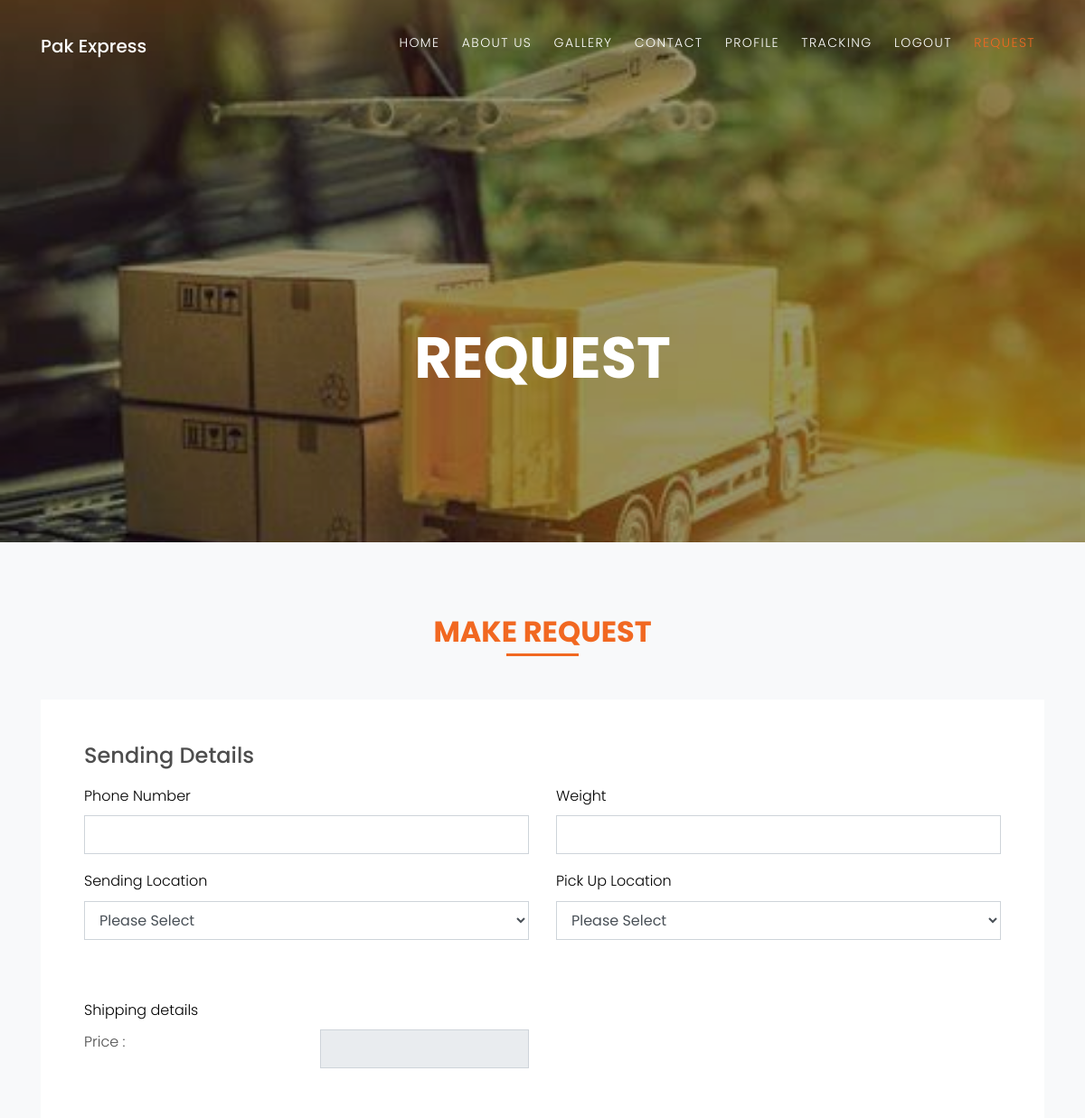
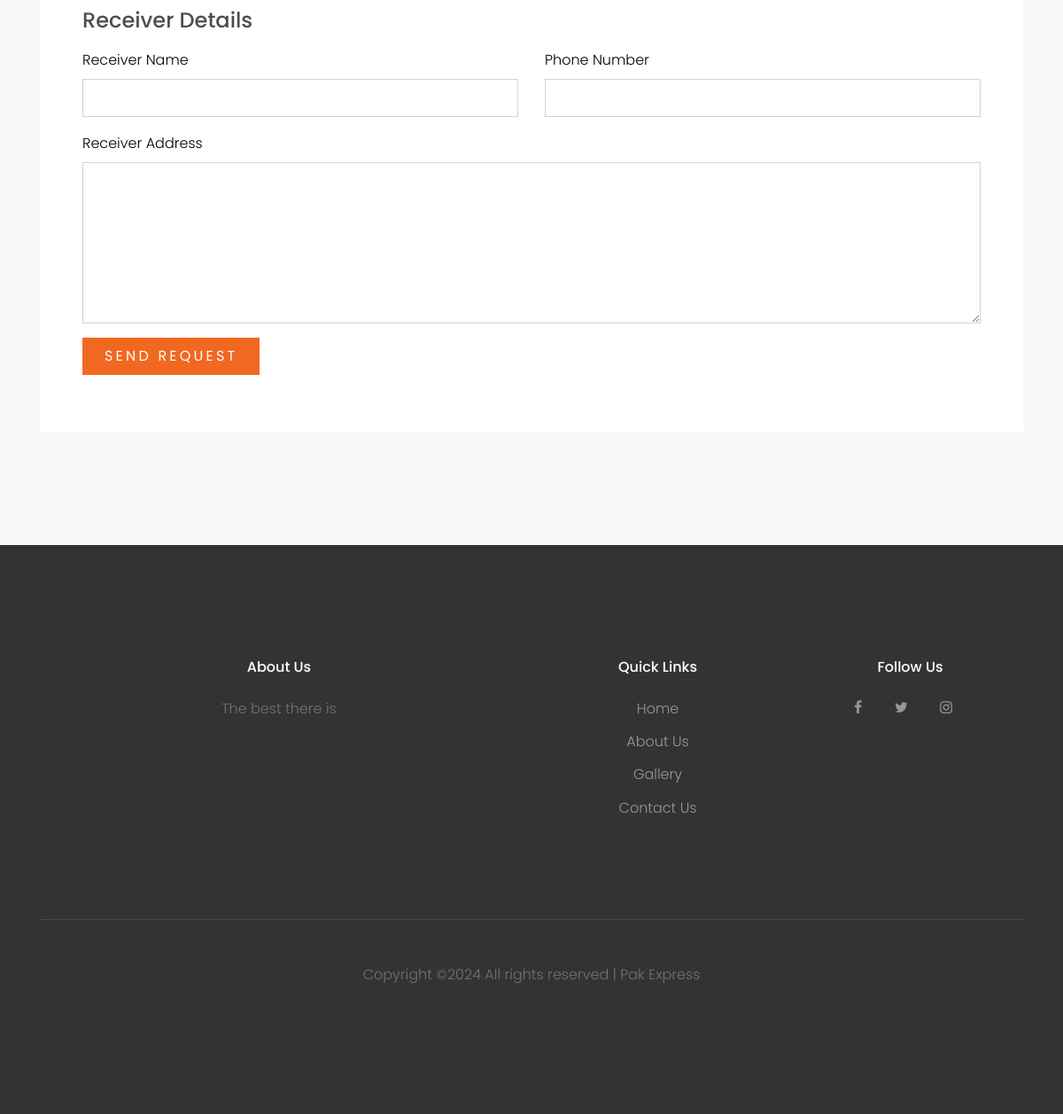
/request.php (signed in), run on the app's committed database (2 pictures, top to bottom).
### tables this page shows
CREATE TABLE `settings` (
  `header_image` varchar(255) NOT NULL,
  `header_title` varchar(255) NOT NULL,
  `header_desc` varchar(1000) NOT NULL,
  `about_title` varchar(255) NOT NULL,
  `about_desc` varchar(1000) NOT NULL,
  `company_phone` varchar(255) NOT NULL,
  `company_email` varchar(255) NOT NULL,
  `company_address` varchar(255) NOT NULL,
  `sub_image` varchar(255) NOT NULL,
  `about_image` varchar(255) NOT NULL,
  `link_facebook` varchar(255) NOT NULL,
  `link_twiiter` varchar(255) NOT NULL,
  `link_instragram` varchar(255) NOT NULL,
  `background_image` varchar(255) NOT NULL
);

### server/inc/get.php (called while the page is built, shortened)
<?php
function getAllSettings()
{
    include 'connection.php';
    $settings = "SELECT * FROM settings";
    return mysqli_query($con, $settings);
}

### request.php (the view, shortened to what this page needs)
<!DOCTYPE html>
<html lang="en">
<?php include 'pages/head.php'; ?>
<body data-spy="scroll" data-target=".site-navbar-target" data-offset="200">
    <header class="site-navbar py-3 js-site-navbar site-navbar-target" role="banner" id="site-navbar">
        <div class="container">
            <div class="row align-items-center">
                <div class="col-11 col-xl-2 site-logo">
                    <h1 class="mb-0"><a href="index.php" class="text-white h5 mb-0">Pak Express</a></h1>
                </div>
                <div class="col-12 col-md-10 d-none d-xl-block">
                    <nav class="site-navigation position-relative text-right" role="navigation">
                        <ul class="site-menu js-clone-nav mx-auto d-none d-lg-block">
                            <li><a href="index.php#section-home" class="nav-link">Home</a></li>
                            <li>
                                <a href="index.php#section-about" class="nav-link">About Us</a>
                            </li>
                            <li><a href="index.php#section-gallery" class="nav-link">Gallery</a></li>
                            <li><a href="index.php#section-contact" class="nav-link">Contact</a></li>
                            <?php if (isset($_SESSION['customer'])) : ?>
                                <li><a href="profile.php" class="nav-link">Profile</a></li>
                                <li><a href="tracking.php" class="nav-link">Tracking</a></li>
                                <li><a href="admin/logout.php" class="nav-link">Logout</a></li>
                            <?php else : ?>
                                <li><a href="admin/login.php" class="nav-link">Login</a></li>
                            <?php endif; ?>
                            <li><a href="request.php" class="nav-link active">Request</a></li>
                        </ul>
                    </nav>
                </div>
            </div>
        </div>
    </header>
    <div class="site-blocks-cover overlay" style=" height: 100px; background-image: url(<?php echo $subheader_src; ?>);" data-aos="fade" data-stellar-background-ratio="0.5" id="section-home">
        <div class="container">
            <div class="row align-items-center justify-content-center text-center">
                <div class="col-md-8" data-aos="fade-up" data-aos-delay="400">
                    <h1 class="text-white font-weight-light text-uppercase font-weight-bold" data-aos="fade-up">REQUEST
                    </h1>
                </div>
            </div>
        </div>
    </div>
    <div class="site-section bg-light" id="section-contact">
        <div class="container">
            <div class="row justify-content-center mb-5">
                <div class="col-md-7 text-center border-primary">
                    <h2 class="font-weight-light text-primary">Make Request</h2>
                </div>
            </div>
            <div class="row">
                <div class="col-md-12 mb-5">
                    <form action="#" class="p-5 bg-white" method="post">
                        <h4>Sending Details</h4>
                        <div class="row mt-3">
                            <div class="col-md-6">
                                <div class="row form-group">
                                    <div class="col-md-12 mb-3 mb-md-0">
                                        <label class="text-black" for="send_phone">Phone Number</label>
                                        <input type="text" name="sender_phone" id="sender_phone" class="form-control">
                                    </div>
                                </div>
                            </div>
                            <div class="col-md-6">
                                <div class="row form-group">
                                    <div class="col-md-12 mb-3 mb-md-0">
                                        <label class="text-black" for="weight">Weight</label>
                                        <input type="number" name="weight" id="weight" class="form-control">
                                    </div>
                                </div>
                            </div>
                        </div>
                        <div class="row">
                            <div class="col-md-6">
                                <div class="row form-group">
                                    <div class="col-md-12 mb-3 mb-md-0">
                                        <label class="text-black" for="fname">Sending Location</label>
                                        <select id="send_location" class='form-control norad tx12' name="send_location" type='text'>
                                            <option>Please Select</option>
                                        </select>
                                    </div>
                                </div>
                            </div>
                            <div class="col-md-6">
                                <div class="row form-group">
                                    <div class="col-md-12 mb-3 mb-md-0">
                                        <label class="text-black" for="fname">Pick Up Location</label>
                                        <select id="end_location" onchange="calculation(this)" class='form-control norad tx12' name="end_location" type='text'>
                                            <option>Please Select</option>
                                        </select>
                                    </div>
                                </div>
                            </div>
                            <div class="col-md-6 mt-5">
                                <div class="row form-group">
                                    <div class="col-md-12">
                                        <label class="text-black" for="email">Shipping details</label>
                                        <div class="row">
                                            <div class="col-md-6">
                                                Price :
                                            </div>
                                            <div class="col-md-6">
                                                <input type="text" disabled name="total" id="total" class="form-control">
                                            </div>
                                        </div>
                                    </div>
                                </div>
                            </div>
                        </div>
                        <h4 class="mt-5">Receiver Details</h4>
                        <div class="row mt-3">
                            <div class="col-md-6">
                                <div class="row form-group">
                                    <div class="col-md-12 mb-3 mb-md-0">
                                        <label class="text-black" for="res_name">Receiver Name</label>
                                        <input type="text" name="res_name" id="res_name" class="form-control">
                                    </div>
                                </div>
                            </div>
                            <div class="col-md-6">
                                <div class="row form-group">
                                    <div class="col-md-12 mb-3 mb-md-0">
                                        <label class="text-black" for="res_phone">Phone Number</label>
                                        <input type="text" name="res_phone" id="res_phone" class="form-control">
                                    </div>
                                </div>
                            </div>
                        </div>
                        <div class="row form-group">
                            <div class="col-md-12">
                                <label class="text-black" for="red_address">Receiver Address</label>
                                <textarea name="red_address" id="red_address" cols="30" rows="7" class="form-control"></textarea>
                            </div>
                        </div>
                        <div class="row form-group">
                            <div class="col-md-12">
                                <input type="button" onclick="addRequest(this.form)" value="Send Request" class="btn btn-primary py-2 px-4 text-white">
                            </div>
                        </div>
                    </form>
                </div>
            </div>
        </div>
    </div>
    <?php include 'pages/footer.php'; ?>
</body>
</html>

### pages/footer.php (shortened to what this page needs)
<footer class="site-footer">
    <div class="container">
        <div class="row">
            <div class="col-md-12">
                <div class="row">
                    <div class="col-md-6 mr-auto text-center">
                        <h2 class="footer-heading mb-4">About Us</h2>
                        <p><?php echo $res['about_desc']; ?></p>
                    </div>
                    <div class="col-md-3 text-center">
                        <h2 class="footer-heading mb-4">Quick Links</h2>
                        <ul class="list-unstyled">
                            <li><a href="index.php">Home</a></li>
                            <li><a href="#section-about">About Us</a></li>
                            <li><a href="#section-gallery">Gallery</a></li>
                            <li><a href="#section-contact">Contact Us</a></li>
                        </ul>
                    </div>
                    <div class="col-md-3 text-center">
                        <h2 class="footer-heading mb-4">Follow Us</h2>
                        <a href="<?php echo $res['link_facebook']; ?>" class="pl-0 pr-3"><span class="icon-facebook"></span></a>
                        <a href="<?php echo $res['link_twiiter']; ?>" class="pl-3 pr-3"><span class="icon-twitter"></span></a>
                        <a href="<?php echo $res['link_instragram']; ?>" class="pl-3 pr-3"><span class="icon-instagram"></span></a>
                    </div>
                </div>
            </div>
        </div>
        <div class="row pt-5 mt-5 text-center">
            <div class="col-md-12">
                <div class="border-top pt-5">
                    <p>
                        Copyright &copy; All rights reserved | Pak Express
                    </p>
                </div>
            </div>
        </div>
    </div>
</footer>

### css/style.css (style rules this page uses)
body { line-height: 1.7; color: #4d4d4d; font-weight: 300; font-size: 1rem; }
a { -webkit-transition: .3s all ease; -o-transition: .3s all ease; transition: .3s all ease; }
h1, h2, h3, h4, h5, .h1, .h2, .h3, .h4, .h5 { font-family: "Poppins", -apple-system, BlinkMacSystemFont, "Segoe UI", Roboto, "Helvetica Neue", Arial, sans-serif, "Apple Color Emoji", "Segoe UI Emoji", "Segoe UI Symbol", "Noto Color Emoji"; }
.text-black { color: #000 !important; }
.btn { text-transform: uppercase; letter-spacing: .2em; border-radius: 0; }
.form-control { height: 43px; border-radius: 0; }
.site-section { padding: 2.5em 0; }
@media (min-width: 768px) { .site-section { padding: 5em 0; } }
.border-top { border-top: 1px solid #edf0f5 !important; }
.site-footer { padding: 4em 0; background: #333333; }
@media (min-width: 768px) { .site-footer { padding: 8em 0; } }
.site-footer .border-top { border-top: 1px solid rgba(255, 255, 255, 0.1) !important; }
.site-footer p { color: #737373; }
.site-footer h2, .site-footer h3, .site-footer h4, .site-footer h5 { color: #fff; }
.site-footer a { color: #999999; }
.site-footer ul li { margin-bottom: 10px; }
.site-footer .footer-heading { font-size: 16px; color: #fff; }
.site-navbar { margin-bottom: 0px; z-index: 1999; position: absolute; width: 100%; }
.site-navbar .site-logo { position: relative; top: -4px; }
.site-navbar .site-logo a { color: #fff; }
.site-navbar .site-navigation .site-menu { margin-bottom: 0; }
.site-navbar .site-navigation .site-menu a.active { color: #f16821; }
.site-navbar .site-navigation .site-menu a { text-decoration: none !important; display: inline-block; text-transform: uppercase; letter-spacing: .1em; font-size: 14px; }
.site-navbar .site-navigation .site-menu > li { display: inline-block; padding: 10px 10px; }
.site-navbar .site-navigation .site-menu > li > a { padding: 10px 0px; color: #fff; text-decoration: none !important; }
.site-mobile-menu .site-nav-wrap { padding: 0; margin: 0; list-style: none; position: relative; }
.site-mobile-menu .site-nav-wrap a { padding: 10px 20px; display: block; position: relative; color: #212529; }
.site-mobile-menu .site-nav-wrap li { position: relative; display: block; }
.site-mobile-menu .site-nav-wrap > li { display: block; position: relative; float: left; width: 100%; }
.site-mobile-menu .site-nav-wrap > li > a { padding-left: 20px; font-size: 20px; }
.site-blocks-cover { background-size: cover; background-repeat: no-repeat; background-position: top; background-position: center center; }
.site-blocks-cover.overlay { position: relative; }
.site-blocks-cover.overlay:before { position: absolute; content: ""; left: 0; bottom: 0; right: 0; top: 0; background: rgba(0, 0, 0, 0.4); }
.site-blocks-cover, .site-blocks-cover .row { min-height: 600px; height: calc(100vh); }
.site-blocks-cover h1 { font-size: 4rem; font-weight: 900; color: #fff; }
.bg-light { background: #ccc; }
.border-primary { position: relative; }
.border-primary h2 { text-transform: uppercase; font-weight: 700 !important; }
.border-primary:after { position: absolute; content: ""; bottom: 0; width: 80px; height: 3px; background: #f16821; }
.border-primary.text-center:after { left: 50%; -webkit-transform: translateX(-50%); -ms-transform: translateX(-50%); transform: translateX(-50%); }

### data on the page
settings: sub_image (picture), about_desc "The best there is"
